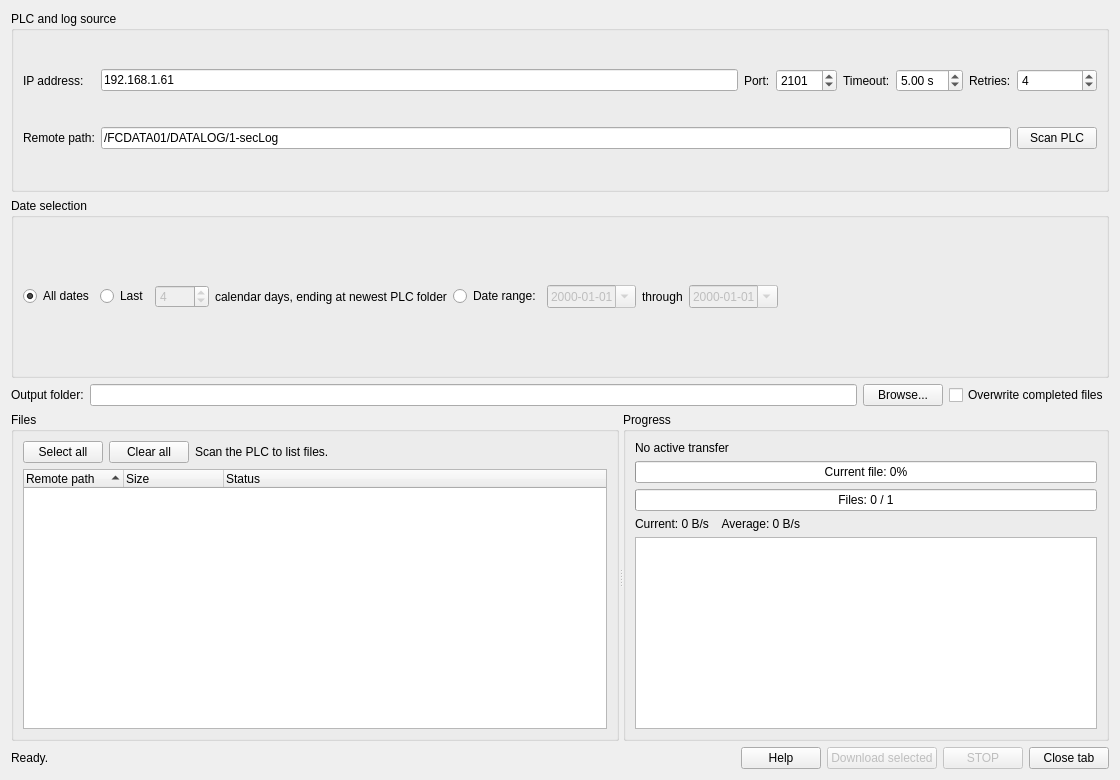
<?xml version="1.0" encoding="UTF-8"?>
<ui version="4.0">
 <class>PLCPage</class>
 <widget class="QWidget" name="PLCPage">
  <property name="geometry">
   <rect><x>0</x><y>0</y><width>1120</width><height>780</height></rect>
  </property>
  <property name="minimumSize">
   <size><width>900</width><height>650</height></size>
  </property>
  <property name="windowTitle">
   <string>PLC SD Log Downloader</string>
  </property>
  <layout class="QVBoxLayout" name="mainLayout">
   <item>
    <widget class="QGroupBox" name="connectionGroup">
     <property name="title"><string>PLC and log source</string></property>
     <layout class="QGridLayout" name="connectionLayout">
      <item row="0" column="0"><widget class="QLabel" name="hostLabel"><property name="text"><string>IP address:</string></property></widget></item>
      <item row="0" column="1"><widget class="QLineEdit" name="hostEdit"><property name="text"><string>192.168.1.61</string></property></widget></item>
      <item row="0" column="2"><widget class="QLabel" name="portLabel"><property name="text"><string>Port:</string></property></widget></item>
      <item row="0" column="3"><widget class="QSpinBox" name="portSpin"><property name="maximum"><number>65535</number></property><property name="value"><number>2101</number></property></widget></item>
      <item row="0" column="4"><widget class="QLabel" name="timeoutLabel"><property name="text"><string>Timeout:</string></property></widget></item>
      <item row="0" column="5"><widget class="QDoubleSpinBox" name="timeoutSpin"><property name="suffix"><string> s</string></property><property name="minimum"><double>0.500000000000000</double></property><property name="maximum"><double>60.000000000000000</double></property><property name="value"><double>5.000000000000000</double></property></widget></item>
      <item row="0" column="6"><widget class="QLabel" name="retriesLabel"><property name="text"><string>Retries:</string></property></widget></item>
      <item row="0" column="7"><widget class="QSpinBox" name="retriesSpin"><property name="minimum"><number>1</number></property><property name="maximum"><number>20</number></property><property name="value"><number>4</number></property></widget></item>
      <item row="1" column="0"><widget class="QLabel" name="remoteLabel"><property name="text"><string>Remote path:</string></property></widget></item>
      <item row="1" column="1" colspan="6"><widget class="QLineEdit" name="remoteEdit"><property name="text"><string>/FCDATA01/DATALOG/1-secLog</string></property></widget></item>
      <item row="1" column="7"><widget class="QPushButton" name="scanButton"><property name="text"><string>Scan PLC</string></property></widget></item>
     </layout>
    </widget>
   </item>
   <item>
    <widget class="QGroupBox" name="dateGroup">
     <property name="title"><string>Date selection</string></property>
     <layout class="QHBoxLayout" name="dateLayout">
      <item><widget class="QRadioButton" name="allDatesRadio"><property name="text"><string>All dates</string></property><property name="checked"><bool>true</bool></property></widget></item>
      <item><widget class="QRadioButton" name="lastDaysRadio"><property name="text"><string>Last</string></property></widget></item>
      <item><widget class="QSpinBox" name="daysSpin"><property name="enabled"><bool>false</bool></property><property name="minimum"><number>1</number></property><property name="maximum"><number>3650</number></property><property name="value"><number>4</number></property></widget></item>
      <item><widget class="QLabel" name="daysLabel"><property name="text"><string>calendar days, ending at newest PLC folder</string></property></widget></item>
      <item><widget class="QRadioButton" name="dateRangeRadio"><property name="text"><string>Date range:</string></property></widget></item>
      <item><widget class="QDateEdit" name="startDateEdit"><property name="enabled"><bool>false</bool></property><property name="displayFormat"><string>yyyy-MM-dd</string></property><property name="calendarPopup"><bool>true</bool></property></widget></item>
      <item><widget class="QLabel" name="throughLabel"><property name="text"><string>through</string></property></widget></item>
      <item><widget class="QDateEdit" name="endDateEdit"><property name="enabled"><bool>false</bool></property><property name="displayFormat"><string>yyyy-MM-dd</string></property><property name="calendarPopup"><bool>true</bool></property></widget></item>
      <item><spacer name="dateSpacer"><property name="orientation"><enum>Qt::Horizontal</enum></property><property name="sizeHint" stdset="0"><size><width>20</width><height>20</height></size></property></spacer></item>
     </layout>
    </widget>
   </item>
   <item>
    <layout class="QHBoxLayout" name="outputLayout">
     <item><widget class="QLabel" name="outputLabel"><property name="text"><string>Output folder:</string></property></widget></item>
     <item><widget class="QLineEdit" name="outputEdit"/></item>
     <item><widget class="QPushButton" name="browseButton"><property name="text"><string>Browse...</string></property></widget></item>
     <item><widget class="QCheckBox" name="overwriteCheck"><property name="text"><string>Overwrite completed files</string></property></widget></item>
    </layout>
   </item>
   <item>
    <widget class="QSplitter" name="mainSplitter">
     <property name="orientation"><enum>Qt::Horizontal</enum></property>
     <widget class="QGroupBox" name="filesGroup">
      <property name="title"><string>Files</string></property>
      <layout class="QVBoxLayout" name="filesLayout">
       <item><layout class="QHBoxLayout" name="selectionLayout">
        <item><widget class="QPushButton" name="selectAllButton"><property name="text"><string>Select all</string></property></widget></item>
        <item><widget class="QPushButton" name="clearAllButton"><property name="text"><string>Clear all</string></property></widget></item>
        <item><widget class="QLabel" name="fileSummaryLabel"><property name="text"><string>Scan the PLC to list files.</string></property></widget></item>
        <item><spacer name="fileSpacer"><property name="orientation"><enum>Qt::Horizontal</enum></property><property name="sizeHint" stdset="0"><size><width>20</width><height>20</height></size></property></spacer></item>
       </layout></item>
       <item><widget class="QTreeWidget" name="fileTree">
        <property name="alternatingRowColors"><bool>true</bool></property>
        <property name="rootIsDecorated"><bool>true</bool></property>
        <property name="sortingEnabled"><bool>true</bool></property>
        <column><property name="text"><string>Remote path</string></property></column>
        <column><property name="text"><string>Size</string></property></column>
        <column><property name="text"><string>Status</string></property></column>
       </widget></item>
      </layout>
     </widget>
     <widget class="QGroupBox" name="progressGroup">
      <property name="title"><string>Progress</string></property>
      <layout class="QVBoxLayout" name="progressLayout">
       <item><widget class="QLabel" name="currentFileLabel"><property name="text"><string>No active transfer</string></property><property name="wordWrap"><bool>true</bool></property></widget></item>
       <item><widget class="QProgressBar" name="currentProgressBar"><property name="maximum"><number>1000</number></property><property name="value"><number>0</number></property><property name="format"><string>Current file: %p%</string></property></widget></item>
       <item><widget class="QProgressBar" name="overallProgressBar"><property name="maximum"><number>1</number></property><property name="value"><number>0</number></property><property name="format"><string>Files: %v / %m</string></property></widget></item>
       <item><widget class="QLabel" name="speedLabel"><property name="text"><string>Current: 0 B/s    Average: 0 B/s</string></property></widget></item>
       <item><widget class="QPlainTextEdit" name="logEdit"><property name="readOnly"><bool>true</bool></property><property name="lineWrapMode"><enum>QPlainTextEdit::NoWrap</enum></property></widget></item>
      </layout>
     </widget>
    </widget>
   </item>
   <item>
    <layout class="QHBoxLayout" name="buttonLayout">
     <item><widget class="QLabel" name="statusLabel"><property name="text"><string>Ready.</string></property></widget></item>
     <item><spacer name="buttonSpacer"><property name="orientation"><enum>Qt::Horizontal</enum></property><property name="sizeHint" stdset="0"><size><width>40</width><height>20</height></size></property></spacer></item>
     <item><widget class="QPushButton" name="helpButton"><property name="text"><string>Help</string></property></widget></item>
     <item><widget class="QPushButton" name="downloadButton"><property name="enabled"><bool>false</bool></property><property name="text"><string>Download selected</string></property></widget></item>
     <item><widget class="QPushButton" name="stopButton"><property name="enabled"><bool>false</bool></property><property name="text"><string>STOP</string></property></widget></item>
     <item><widget class="QPushButton" name="closeButton"><property name="text"><string>Close tab</string></property></widget></item>
    </layout>
   </item>
  </layout>
 </widget>
 <resources/>
 <connections/>
</ui>
